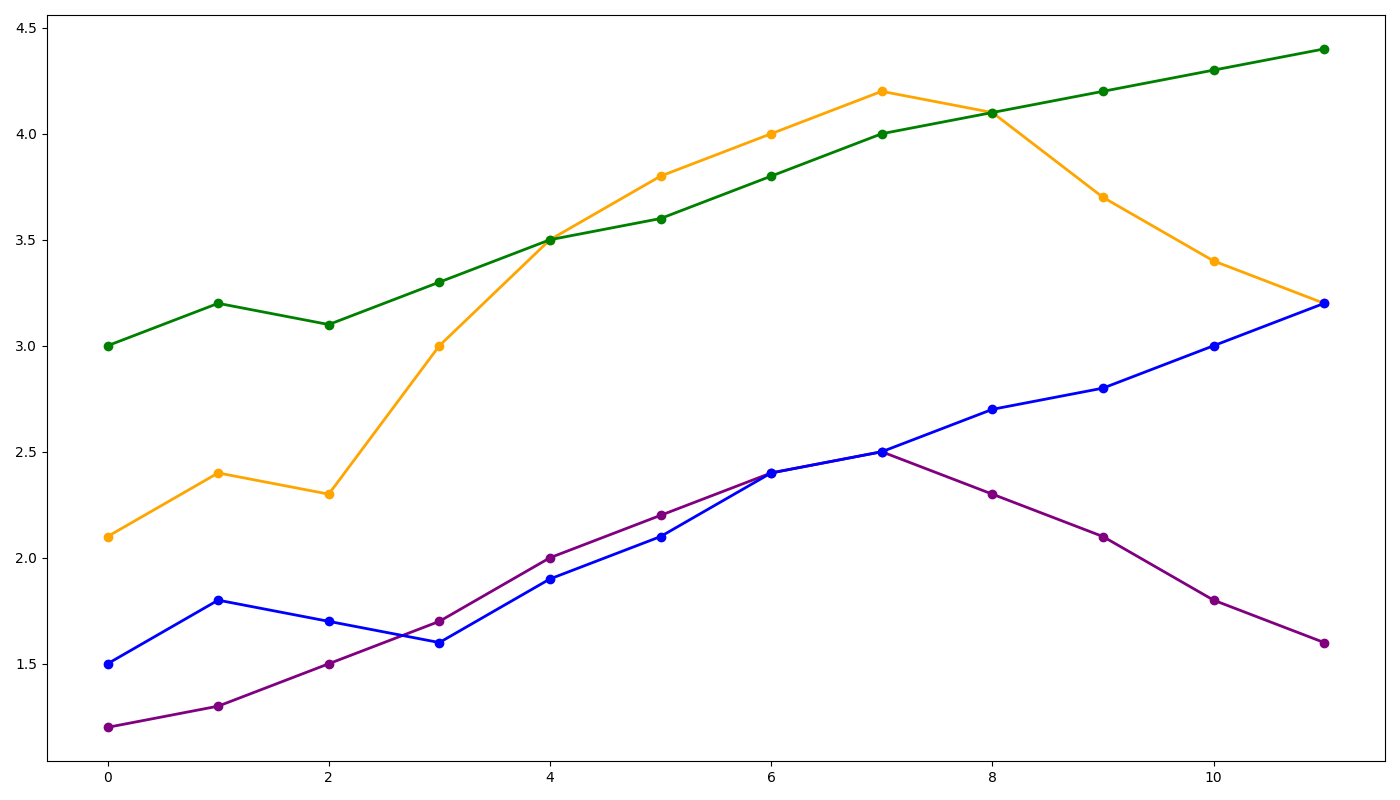

Source code (Python):
import numpy as np
import matplotlib.pyplot as plt

smart_thermostat = [2.1, 2.4, 2.3, 3.0, 3.5, 3.8, 4.0, 4.2, 4.1, 3.7, 3.4, 3.2]
smart_lighting = [1.2, 1.3, 1.5, 1.7, 2.0, 2.2, 2.4, 2.5, 2.3, 2.1, 1.8, 1.6]
smart_refrigerator = [1.5, 1.8, 1.7, 1.6, 1.9, 2.1, 2.4, 2.5, 2.7, 2.8, 3.0, 3.2]
smart_security = [3.0, 3.2, 3.1, 3.3, 3.5, 3.6, 3.8, 4.0, 4.1, 4.2, 4.3, 4.4]

data_usage = np.array([
    smart_thermostat,
    smart_lighting,
    smart_refrigerator,
    smart_security
])

colors = ['orange', 'purple', 'blue', 'green']  # New shuffled colors

fig, ax = plt.subplots(figsize=(14, 8))

for idx in range(data_usage.shape[0]):
    ax.plot(data_usage[idx], marker='o', linestyle='-', linewidth=2, color=colors[idx])

plt.tight_layout()
plt.show()
